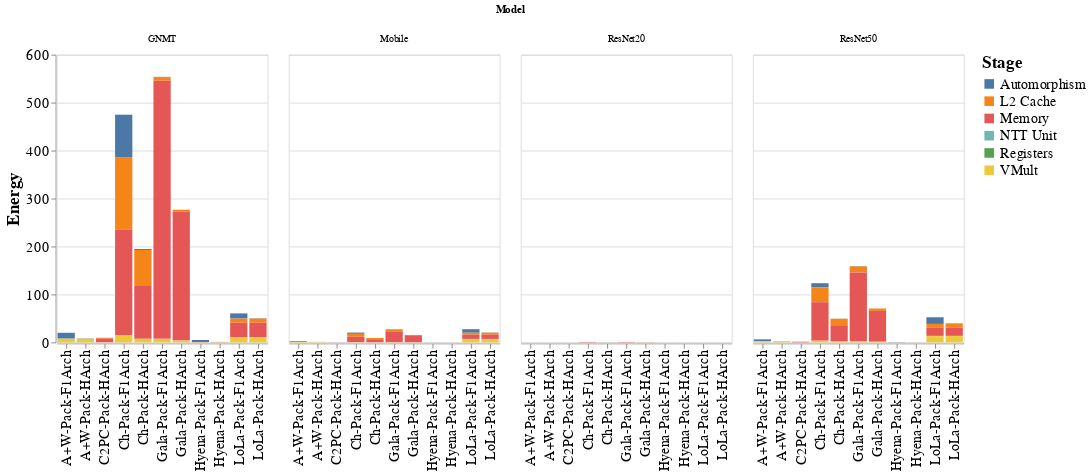

The notebook cell this image was saved under:
### Code cell
structs = {
    'L2 Cache':{
        'Chiplet':['WT L2 Cache', 'IF L2 Cache', 'KSH L2 Cache'],
    },
    'Memory':{
        'Chiplet':['Memory']
    },
    'VMult':{
        'MUL':['MUL'],'NTT':['MUL'],'KSH':['MUL'],'ROT':['MUL'],
    },
    'Registers':{
        'MUL': ['IF File','WT File','Twiddle','KSH File','PSUM File','Buffer File'],
        'KSH': ['IF File','WT File','Twiddle','KSH File','PSUM File','Buffer File'],
    },
    'Automorphism':{
        'ROT': ['IF File','WT File','Twiddle','KSH File','PSUM File','Buffer File',
                'Total Shift', 'Total Transpose', 'Total Benes'],
    },
    'NTT Unit':{
        'NTT': ['IF File','WT File','Twiddle','KSH File','PSUM File','Buffer File'],
    }
}

temp_dd = []
SCALE = 1e9


for cnn_name, data in [("ResNet50",data_resnet), ("Mobile",data_mobile), ("GNMT",data_gnmt),("ResNet20",data_resnet20)]:
    for model in data:
        if 'ngraph' in model[0]:
            continue
        if 'plus' in model[0]:
            continue
#         if 'lion' not in model[0] and 'hyena' not in model[0]:
#             continue
#         if 'hyena' not in model[2]:
#             continue
#         if 'hyena' not in model[0] and 'lion' not in model[0]:
#             continue
        for layer in data[model]:
#             if 'FC' in data[model][layer]['Layer']:
# #                 print(data[model][layer]['Layer'])
#                 continue
            for name in structs:
                for category in structs[name]:
                    for stat in structs[name][category]:
                        temp_dd.append([
                            cnn_name,
                            replace_strings["_".join(model[:-1])],
                            data[model][layer]['Layer'],
                            name,
                            stat,
                            data[model][layer][category][stat]*master_energy[stat]/SCALE
                        ])
                        
df_dd = pd.DataFrame(temp_dd, columns=['Model', 'Config', 'Layer', 'Stage', 'Metric', "Energy"])
# df_l = df_temp[df_temp['Layer'] == 'CONV 2 1 2']
# df_l = df_temp[df_temp['Layer'] == 'CONV 2 1 Residual']
dd = df_dd.groupby(['Model', 'Config','Stage']).sum().reset_index()


alt.Chart(dd).mark_bar().encode(
    x=alt.X('Config', axis=alt.Axis(title=None), sort="ascending"),
    y=alt.Y('Energy'),
    color='Stage',
    column=alt.Column('Model')
).configure_axis(
    labelFontSize=15,
    titleFontSize=18
).configure_legend(
    labelFontSize=15,
    titleFontSize=18
).display()

# print(df_dd.groupby(['Model', 'Config']).sum().reset_index())

### Figure 1 — Vega-Lite specification as saved in the notebook (floating-point values rounded to 4 significant figures; data arrays with more than 128 entries replaced by an {"elided": "..."} marker saying what was removed)
{"config": {"view": {"continuousWidth": 400, "continuousHeight": 300}, "axis": {"labelFontSize": 15, "titleFontSize": 18}, "legend": {"labelFontSize": 15, "titleFontSize": 18}}, "data": {"name": "data-991adcda0138c935aeb6a5142a1f6499"}, "mark": "bar", "encoding": {"color": {"field": "Stage", "type": "nominal"}, "column": {"field": "Model", "type": "nominal"}, "x": {"axis": {"title": null}, "field": "Config", "sort": "ascending", "type": "nominal"}, "y": {"field": "Energy", "type": "quantitative"}}, "$schema": "https://vega.github.io/schema/vega-lite/v4.17.0.json", "datasets": {"data-991adcda0138c935aeb6a5142a1f6499": {"elided": "264 records"}}}
